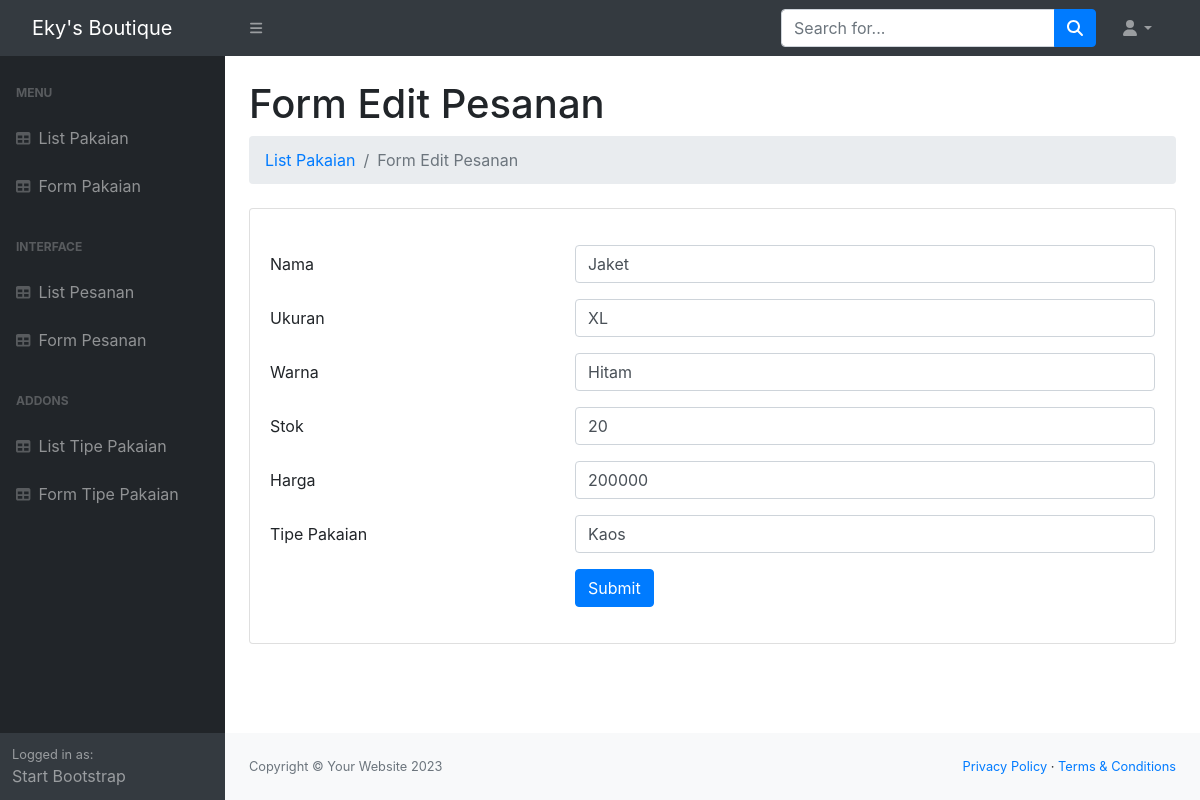
The app's page /backend/Pakaian/update.php?idedit=1 with its own data.
### tables this page shows
CREATE TABLE `pakaian` (
  `id` int(11) NOT NULL,
  `nama` varchar(45) NOT NULL,
  `ukuran` varchar(45) DEFAULT NULL,
  `warna` varchar(45) DEFAULT NULL,
  `stok` int(11) NOT NULL,
  `harga` int(32) DEFAULT NULL,
  `tipe_pakaian_id` int(45) DEFAULT NULL,
  `image_location` text DEFAULT NULL
);

CREATE TABLE `tipe_pakaian` (
  `id` int(11) NOT NULL,
  `tipe` varchar(45) DEFAULT NULL
);

### backend/Pakaian/update.php (the view, shortened to what this page needs)
<?php
    include_once('../../database/dbkoneksi.php');
    $_id = $_GET["idedit"];
    $sql = "SELECT * FROM pakaian WHERE id=?";
    $rs = $dbh->prepare($sql);
    $rs -> execute([$_id]);
    $row = $rs -> fetch();
?>
<!DOCTYPE html>
<html lang="en">
<?php include("../Shared/head.php"); ?>
<body>
  <?php include("../Shared/nav_header.php"); ?>
  <div id="layoutSidenav">
    <?php include("../Shared/nav_sidebar.php"); ?>
    <div id="layoutSidenav_content">
      <main>
        <div class="container-fluid px-4">
          <h1 class="mt-4">Form Edit Pesanan</h1>
          <ol class="breadcrumb mb-4">
            <li class="breadcrumb-item"><a href="index.php">List Pakaian</a></li>
            <li class="breadcrumb-item active">Form Edit Pesanan</li>
          </ol>
          <div class="card mb-4">
            <div class="card-body">
                <link rel="stylesheet" href="https://stackpath.bootstrapcdn.com/bootstrap/4.1.3/css/bootstrap.min.css">
                <link rel="stylesheet"
                  href="https://maxcdn.bootstrapcdn.com/font-awesome/4.7.0/css/font-awesome.min.css">
              <form method="POST" action="proses.php">
                <div class="form-group row">
                  <label for="nama" class="col-4 col-form-label">Nama</label>
                  <div class="col-8">
                    <input id="nama" value="<?=$row['nama']?>" name="nama" type="text" class="form-control" required>
                  </div>
                </div>
                <div class="form-group row">
                  <label for="ukuran" class="col-4 col-form-label">Ukuran</label>
                  <div class="col-8">
                    <input id="ukuran" value=<?=$row['ukuran']?> name="ukuran" type="text" class="form-control" required>
                  </div>
                </div>
                <div class="form-group row">
                  <label for="warna" class="col-4 col-form-label">Warna</label>
                  <div class="col-8">
                    <input id="warna" value=<?=$row['warna']?> name="warna" type="text" class="form-control">
                  </div>
                </div>
                <div class="form-group row">
                  <label for="stok" class="col-4 col-form-label">Stok</label>
                  <div class="col-8">
                    <input id="stok" value=<?=$row['stok']?> name="stok" type="text" class="form-control" required>
                  </div>
                </div>
                <div class="form-group row">
                  <label for="harga" class="col-4 col-form-label">Harga</label>
                  <div class="col-8">
                    <input id="harga" value=<?=$row['harga']?> name="harga" type="text" class="form-control" required>
                  </div>
                </div>
                <div class="form-group row">
                  <label for="tipe_pakaian_id" class="col-4 col-form-label">Tipe Pakaian</label>
                  <div class="col-8">
                    <?php
                      require_once('../../database/dbkoneksi.php');
                      $sql_tipe_pakaian = "SELECT * FROM tipe_pakaian";
                      $rs_tipe_pakaian = $dbh->query($sql_tipe_pakaian);
                    ?>
                    <select id="tipe_pakaian_id" name="tipe_pakaian_id" class="form-control">
                      <?php
                      foreach ($rs_tipe_pakaian as $row_tipe_pakaian) {
                      ?>
                      <option <?php if($row_tipe_pakaian['id'] == $row['tipe_pakaian_id']){echo("selected");}?> value="<?= $row_tipe_pakaian['id'] ?>"><?= $row_tipe_pakaian['tipe'] ?></option>
                      <?php
                      }
                      ?>
                    </select>
                  </div>
                </div>
                <div class="form-group row">
                  <div class="offset-4 col-8">
                    <button name="proses" type="submit" class="btn btn-primary" value="Update">Submit</button>
                  </div>
                </div>
              </form>
            </div>
          </div>
        </div>
      </main>
      <?php include("../Shared/footer.php"); ?>
    </div>
  </div>
</body>
</html>

### records on screen
pakaian: nama "Jaket", ukuran "XL", warna "Hitam", stok "20", harga "200000", tipe_pakaian_id "Kaos"
